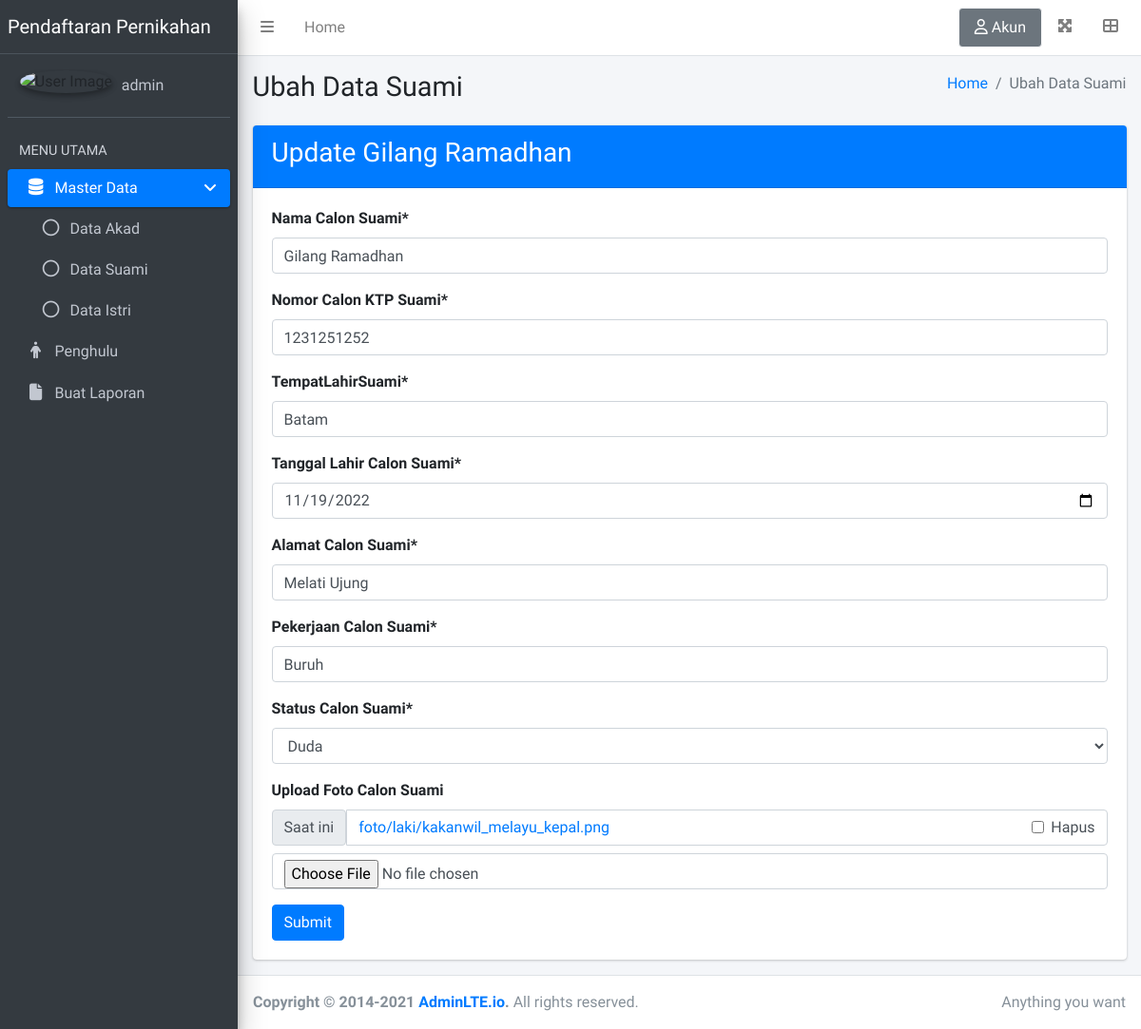
The page /suami/1/edit/ (signed in) on the database as committed earlier.
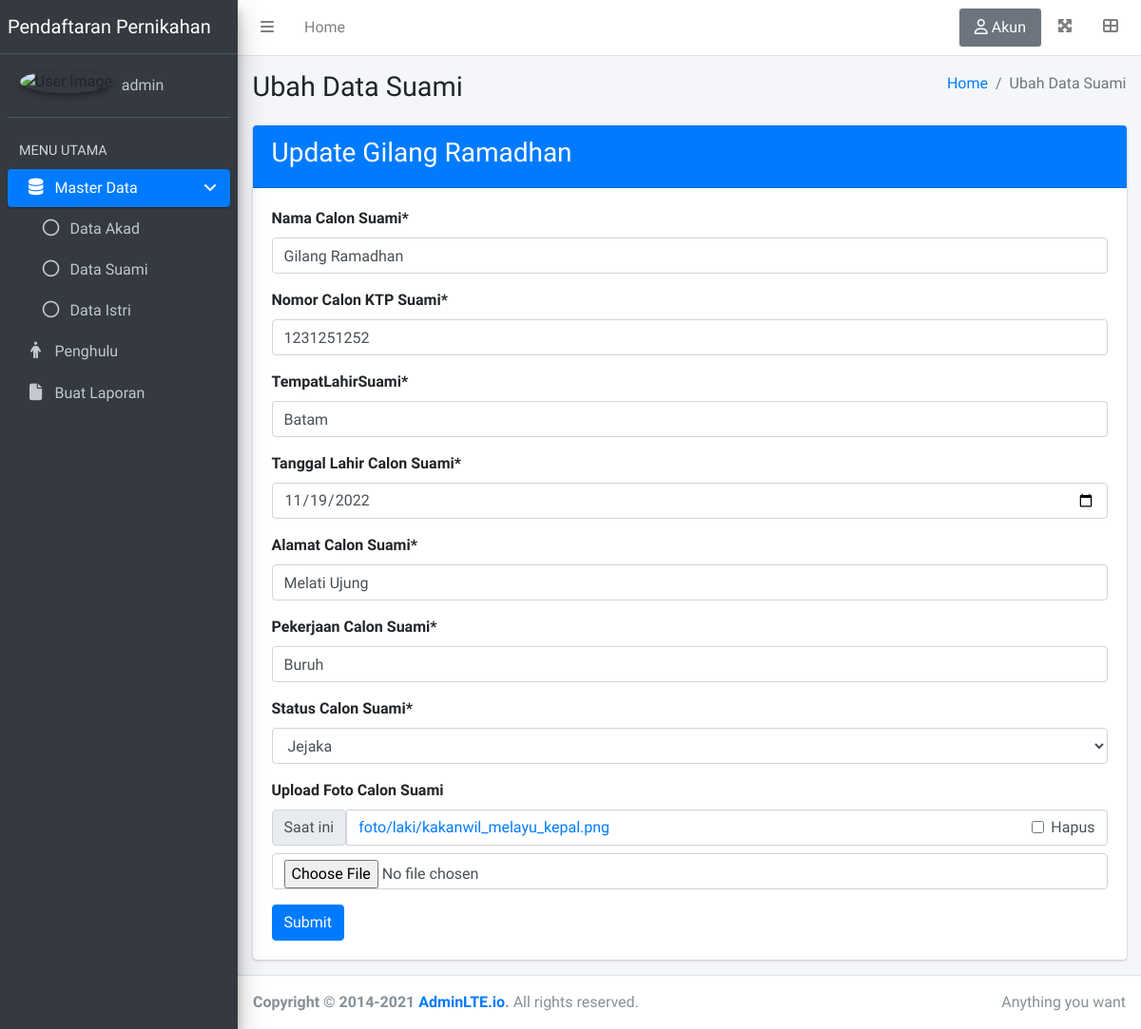
The same page on the database as committed later.
### base/models.py (models this page shows)
class Suami(models.Model):
    namaSuami = models.CharField(max_length=100)
    nomorKtpSuami = models.CharField(max_length=16)
    tempatLahirSuami = models.CharField(max_length=50)
    tanggalLahirSuami = models.DateField()
    alamatSuami = models.CharField(max_length=255)
    pekerjaanSuami = models.CharField(max_length=50)
    statusSuami = models.CharField(max_length=1, choices=STATUS_LAKI, default=1)
    fotoSuami = models.ImageField(upload_to='foto/laki', null=True, blank=True)
    created = models.DateTimeField(auto_now_add=True, null = True)
    updated = models.DateTimeField(auto_now = True)
    def __str__(self):
        return self.namaSuami

### base/views.py (the view)
# urls.py: path("suami/<int:pk>/edit/", views.edit_suami_view, name="edit-suami"),
@login_required(login_url='login')
def edit_suami_view(request, pk):
    if request.user.is_superuser == False:
        return redirect('index')
    suami = Suami.objects.get(id=pk)
    page = f'Ubah Data Suami'
    form = SuamiForm(instance=suami)
    if request.method == 'POST':
        form = SuamiForm(request.POST,request.FILES, instance=suami)
        if form.is_valid():
            form.save()
            messages.success(request, f'Data Suami {suami} Berhasil Dirubah')
            return redirect('data-suami')
    context = {
        'page': page,
        'suami': suami,
        'form': form
    }
    return render(request, 'base/edit_pasangan.html', context)

### base/forms.py
class SuamiForm(ModelForm):
    class Meta:
        model = Suami
        fields = '__all__'
        exclude = ['created', 'updated']
        labels = {
            'namaSuami' : 'Nama Calon Suami',
            'nomorKtpSuami': 'Nomor Calon KTP Suami',
            'tanggalLahirSuami': 'Tanggal Lahir Calon Suami',
            'alamatSuami': 'Alamat Calon Suami',
            'pekerjaanSuami': 'Pekerjaan Calon Suami',
            'statusSuami': 'Status Calon Suami',
            'fotoSuami': 'Upload Foto Calon Suami',
        }
        widgets = {
            'namaSuami': forms.TextInput(attrs={'placeholder': 'Masukkan Nama Calon Suami'}),
            'statusSuami': forms.Select(attrs={
                'class': 'form-control',
            }),
            'nomorKtpSuami': forms.NumberInput(),
            'tanggalLahirSuami': forms.DateInput(attrs={'type': 'date'}, format= '%Y-%m-%d'),
        }

### base/templates/base/edit_pasangan.html (shortened to what this page needs)
{% extends 'base.html' %}
{% load static %}
{% load crispy_forms_tags %}
{% block content %}
<div class="row">
    <div class="col-12">
        {% if page == 'Ubah Data Suami' %}
        <div class="card card-primary">
            <div class="card-header">
                <h3>Update {{suami}}</h3>
            </div>
            <div class="card-body">
                <form action="" method="post" enctype="multipart/form-data">
                    {{form|crispy }}
                    <button type="submit" class="btn btn-primary">Submit</button>
                </form>
            </div>
        </div>
        {% endif %}
    </div>
</div>
{% endblock content %}

### templates/base.html (shortened to what the changed rows need)
{% load static %}
<!DOCTYPE html>
<html lang="en">
<head>
  <link rel="stylesheet" href="{% static 'plugins/datatables-bs4/css/dataTables.bootstrap4.min.css' %}">
  <link rel="stylesheet" href="{% static 'plugins/datatables-responsive/css/responsive.bootstrap4.min.css' %}">
    <link rel="stylesheet" href="{% static 'plugins/datatables-buttons/css/buttons.bootstrap4.min.css' %}">
  <link rel="stylesheet" href="{% static 'dist/css/adminlte.min.css' %}">
</head>
<body class="hold-transition sidebar-mini">
<div class="wrapper">
  <aside class="main-sidebar sidebar-dark-primary elevation-4">
    <a href="{% url 'index' %}" class="brand-link">
      <span class="brand-text font-weight-light">Pendaftaran Pernikahan</span>
    </a>
  </aside>
  <div class="content-wrapper">
    <div class="content-header">
      <div class="container-fluid">
        <div class="row mb-2">
          <div class="col-sm-6">
            <h1 class="m-0">{{page}}</h1>
          </div>
        </div>
      </div>
    </div>
    <div class="content">
      <div class="container-fluid">
        {% block content %}
        {% endblock content %}
      </div>
    </div>
  </div>
</div>
</body>
</html>

Rows that differ between the two databases and show on the page:
changed Suami "Gilang Ramadhan": statusSuami "Duda" → "Jejaka"
